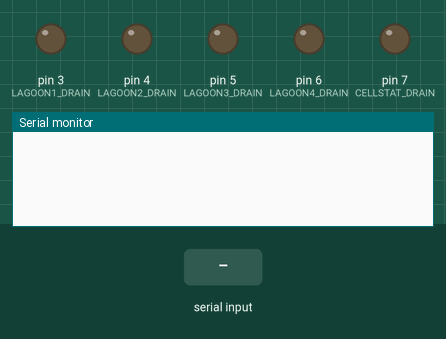
This sketch was run on a simulated Arduino Uno, built with avr-gcc and run on an emulated ATmega328P. Parts: output pins drawn as LEDs (lit = HIGH), the last lines printed to the serial monitor. The inputs (shaded band) are chosen by the test bench. EEPROM starts erased.

Above: at 1.2 s.
1.3 s: "1" received over Serial
At 2.4 s:
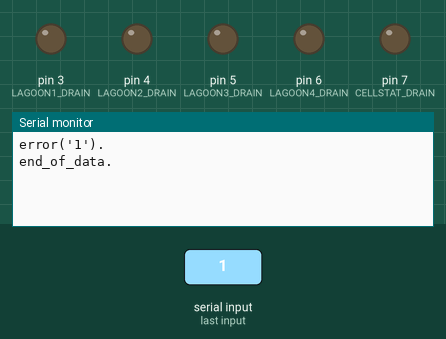
2.9 s: "t" received over Serial
At 4.2 s:
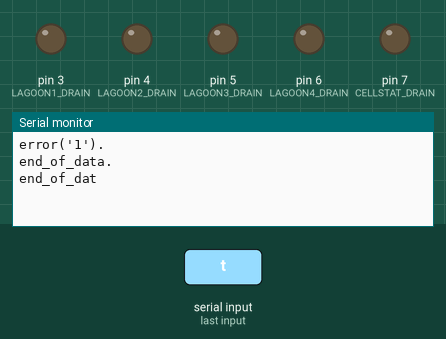
4.5 s: "90,45\n" received over Serial
At 5.0 s:
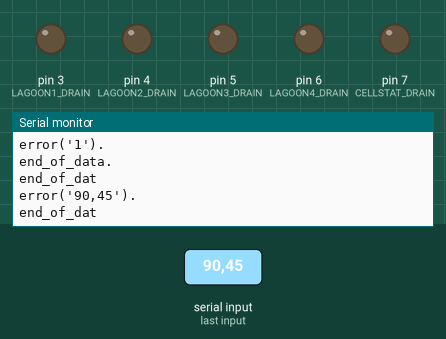

Measured:
- after the input at 1.3 s, the serial monitor: prints a new line after 0.15 s (image 1)
- after the input at 2.9 s, the serial monitor: prints a new line after 0.15 s (image 2)
- after the input at 4.5 s, the serial monitor: prints a new line after 0.05 s (image 3)

The sketch:

drain.ino
```cpp
#define EOT "end_of_data."

/*
 * Drain/Collector controller
 *
 * 1) Create N drain valve controls
 * 2) Accept commands from main computer to:
 *     a) run auto drain valve timings
 *     b) force drain open/closed
 * Commands:
 *  i  :    Identify yourself
 *  a0 :    Auto mode off
 *  a1 :    Auto modes on (default)
 *  cN :    Close valve N  (forcing auto_drain off)
 *  oN :    Open valve N (forcing auto_drain off)
 *  tdnnnn :   Set open time for drain d to nnnn
 */

#include "drains.h"        // Includes param.h (change constants there)

DRAINS drains = DRAINS(5);

/* EEPROM SAVE AND RESTORE OF ID AND CALIBRATION CONSTANTS */

#include "EEPROM.h"
int RomAddress  = 0;

byte id = 'p'; // p = Generic pump, by default

void moveData(int op, int size, byte *loc)
{
	for(int i=size;i>0;i--)
		if (op == SAVE)
			EEPROM.write(RomAddress++,*loc++);
		else
			*loc++ = EEPROM.read(RomAddress++);
}

void saveRestore(int op)
{
	RomAddress = 0;
	moveData(op, 1, &id);
	moveData(op, drains.getSize(), drains.getPins());
	moveData(op, drains.getSize()*sizeof(int), drains.getTimes());
}

boolean drain_command(char c1, char c2, int value)
{
byte d;
char reply[80];

	switch(c2)
	{
		case '1': d = 1; break;
		case '0': d = 0; break;
		default : break;
	}
	switch(c1)
	{
		case 'a':
		     drains.enable(d);
		     break;
		case 'c':
		     drains.closeValve(c2-'0');
		     break;
		case 'i':
		     if (c2 != 0)
		     	id = c2;
		     else
		     {
			Serial.print("id(");
			Serial.print((char)id);
			Serial.println(").");
		     }
		     break;
		case 'o':
		     drains.openValve(c2-'0');
		     break;
		case 'r':
		     if (c2 == 't') {
		     	drains.report(reply);
		     	Serial.println(reply);
		     } else
		       saveRestore(RESTORE);
		     break;
		case 's':
		     saveRestore(SAVE);
		     break;
		case 't':
		     drains.setValve(c2-'0',value);
		     break;
		default:
		     return false;
	}
	Serial.println(EOT);
	return true;
}

void respondToRequest(void)
{
	String is = "";
	while (Serial.available() > 0)  // Read a line of input
	{
		int c  = Serial.read();
		if ( c < 32 ) break;
		is += (char)c;
		if (Serial.available() == 0) // It is possible we're too fast
			delay(100);
	}
	if ( is.length() > 0 )  {   // process the command
		int value = 0;
		if (is.length() > 2)
			value = atoi(&is[2]);
		if (!drain_command(is[0], is[1], value)) {
			Serial.println("error('" + is + "').");
			Serial.println(EOT);
		}
	}
}

/*
 * setup()	1) Initializes serial link
 *		2) Restores settings from EEPROM
 *		2) Calls setup
 */

void setup()
{
	Serial.begin(9600); // 9600, 8-bits, no parity, one stop bit
	pinMode(LAGOON1_DRAIN,OUTPUT);
	digitalWrite(LAGOON1_DRAIN,0);
	pinMode(LAGOON2_DRAIN,OUTPUT);
	digitalWrite(LAGOON1_DRAIN,0);
	pinMode(LAGOON3_DRAIN,OUTPUT);
	digitalWrite(LAGOON1_DRAIN,0);
	pinMode(LAGOON4_DRAIN,OUTPUT);
	digitalWrite(LAGOON1_DRAIN,0);
	pinMode(CELLSTAT_DRAIN,OUTPUT);
	digitalWrite(CELLSTAT_DRAIN,0);
//	if (true)
	if (EEPROM.read(0)==0 || EEPROM.read(0)==255)	// First time
	{
		id = 'd';
		drains.setup_valve(0,CELLSTAT_DRAIN,1000);
		drains.setup_valve(1,LAGOON1_DRAIN,4000);
		drains.setup_valve(2,LAGOON2_DRAIN,4000);
		drains.setup_valve(3,LAGOON3_DRAIN,4000);
		drains.setup_valve(4,LAGOON4_DRAIN,4000);
		saveRestore(SAVE);
	}
	else    saveRestore(RESTORE);

        drains.enable(1);
}

void loop()
{
	respondToRequest();     // Respond to commands
	delay(100);
	drains.checkValves();
}
```

drains.h
```cpp
#ifndef DRAINS_v1_h
#define DRAINS_v1_h
#define LIBRARY_VERSION	1.0.0
//
// METHODS:
//
// void closeValve( valve ) - Close valve
// int getTime( valve )     - Return the valves "open time" value
// int setTime(int v, int t)- Set valves "open time" value
// void adjust(valve, value)- Add value to the valve's current "open time"
// boolean checkValves()    - Open valves if time for a new cycle and
//                            close valves after their "open time"
// void openValve(int v)    - Open the valve for its "open time" duration
//

#include "Arduino.h"
#include "param.h"

class DRAINS
{
 public:

  DRAINS(int n) {
    int i;
    size = n;
    current = size;
    for(i=0;i<MAX_VALVES;i++)   // Mark as undefined
      valve_pin[i] = -1;
    // UL below is necessary, this is a bitch! Try #define
    // DEFAULT_CYCLETIME 31 (vs 33), one works the other doesn't!!!

    cycletime = 1000UL * DEFAULT_CYCLETIME; // Cycle in seconds, store as ms
    lasttime = millis();
  }

  void enable(int e) {    enabled = e; }

  void setup_valve(int v, byte pn, int tm) {
    cycletime = DEFAULT_CYCLETIME*1000; // Cycle in seconds, store as ms
    valve_time[v] = tm;
    valve_pin[v] =  pn;
    valve_open[v] = 0;
    digitalWrite(pn,0); // Valve off (closed?) by default
  }

  int getSize(void)           { return size;  }
  int getCycletime(void)      { return cycletime/1000;  }
  void setCycletime(int secs) { cycletime = secs*1000; }
  void setValve(int number, int time) { valve_time[number] = time; }

  // report() takes a pointer to a buffer
   void report(char *reply) {
     char *cp = reply;
     sprintf(cp,"valvetimes([");
     cp += 12;
     for(int i=0; i<size; i++)
       if (valve_pin[i] != -1) {
	 sprintf(cp, "%4d,",valve_time[i]);
	 cp += 5;
       }
     sprintf(cp-1,"]).");
   }

   boolean checkValves(void) {
      unsigned long now = millis();

      if (now > lasttime + cycletime) { // Time to start a drain cycle
	current = 0;
	openValve(current);
	lasttime = millis();
      } else  // Check whether it is time for the next valve
	if (current < size)
	  {
	    if (now > valve_open[current] + valve_time[current])
	      {
		closeValve(current);
		current++;
		if (current < size)
		  openValve(current);
	      }
	  }
      return true;
   }

// Valve will never open if it's "open time" is zero

  void openValve(int v)
  {
    if (valve_time[v] != 0 && (enabled == 1) )
      {
	digitalWrite(valve_pin[v],1);
	//Serial.print("open(");Serial.print(v);Serial.print(").");

      }
    valve_open[v] = millis(); // when this valve was opened
  }

  void closeValve(int v)
  {
    digitalWrite(valve_pin[v],0);
    // Serial.print("close(");Serial.print(v); Serial.println(").");
    valve_open[v] = 0;
  }

  byte *getTimes()               { return (byte *) &valve_time[0]; }
  byte *getPins()                { return (byte *) &valve_pin[0];  }
  int getTime(int vchar)        { return valve_time[(int)(vchar-'1')]; }
  int setTime(char vchar, int t){ valve_time[(int)(vchar-'1')] = t; }

 private:
  int size;                         // Number of valves
  int current;
  int enabled;
  unsigned long cycletime; // Cycle duration > sum(valve-on-times)
  unsigned long lasttime;  // Beginning of current time interval
  unsigned long valve_open[MAX_VALVES];  // When was the valve opened
  byte          valve_pin[MAX_VALVES];
  int           valve_time[MAX_VALVES];
};
#endif
```

param.h
```cpp
#define STANDALONE 1

#define SAVE	1          // EEPROM STORAGE COMMANDS
#define RESTORE	0

#define DEFAULT_CYCLETIME  60

#define MAX_VALVES       6

#define LAGOON1_DRAIN    3
#define LAGOON2_DRAIN    4
#define LAGOON3_DRAIN    5
#define LAGOON4_DRAIN    6
#define CELLSTAT_DRAIN   7
```
